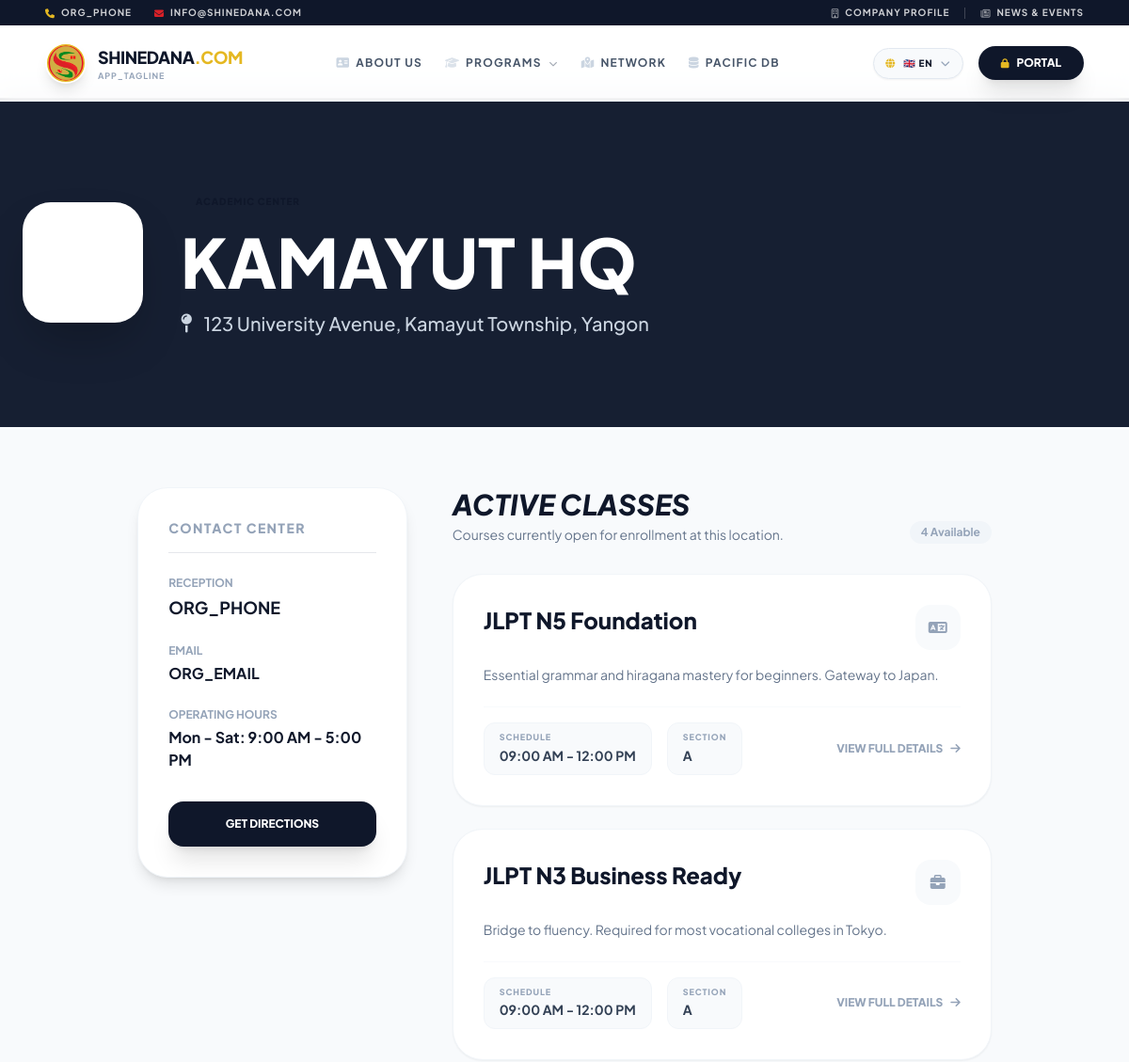
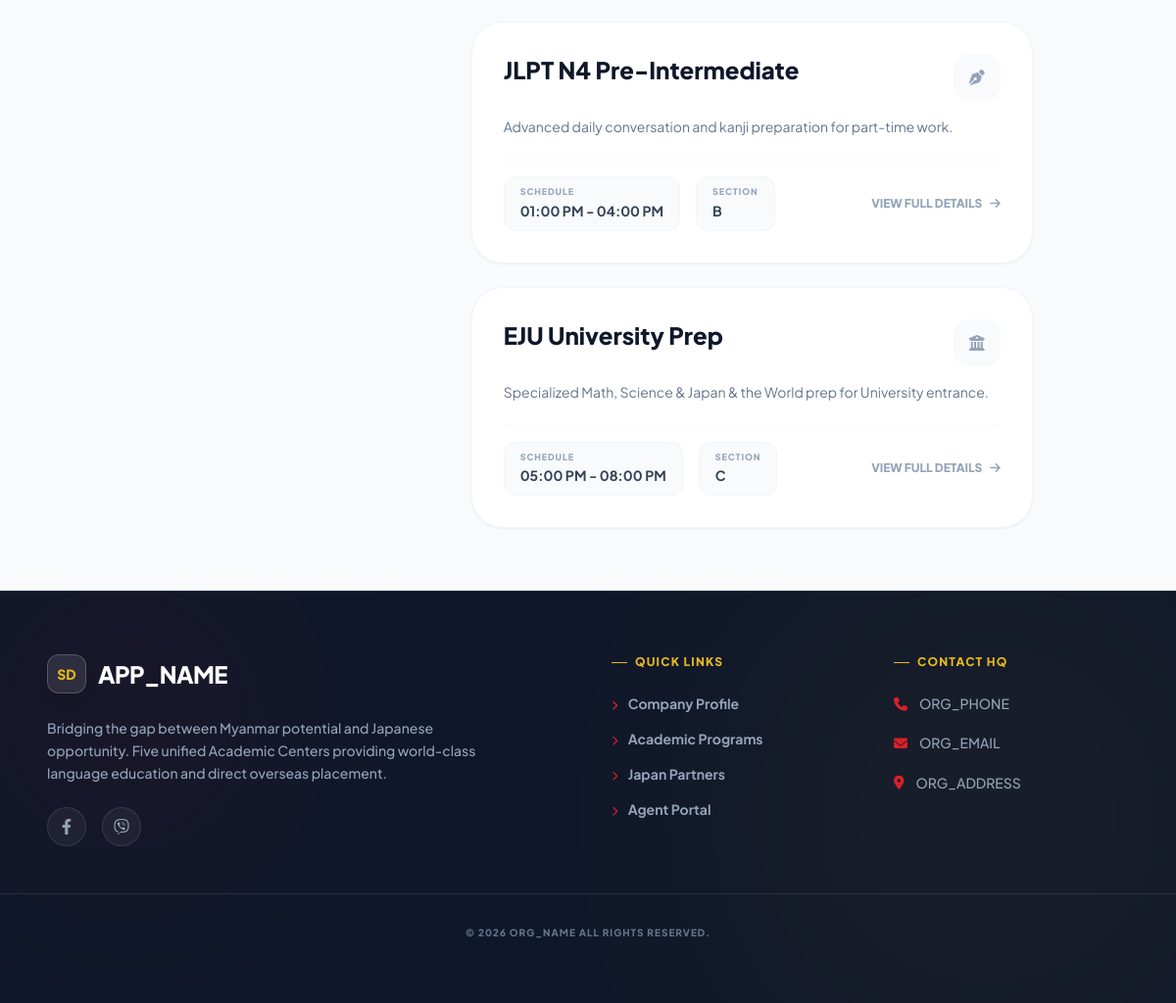
Page /pages/branch_details.php?id=1 on the committed database (2 pictures, top to bottom).
### tables this page shows
CREATE TABLE branches (
    id INT PRIMARY KEY AUTO_INCREMENT,
    name VARCHAR(100) NOT NULL,
    code VARCHAR(10) UNIQUE,
    address TEXT,
    is_active BOOLEAN DEFAULT TRUE,
    created_at TIMESTAMP DEFAULT CURRENT_TIMESTAMP
);

CREATE TABLE class_divisions (
    id INT PRIMARY KEY AUTO_INCREMENT,
    class_name VARCHAR(100) NOT NULL,
    academic_year VARCHAR(20) NOT NULL,
    section VARCHAR(5),
    capacity INT DEFAULT 30,
    start_time TIME,
    end_time TIME,
    shift ENUM('morning', 'evening'),
    description TEXT,
    duration_text VARCHAR(50),
    icon VARCHAR(50) DEFAULT 'fa-solid fa-book',
    status ENUM('active', 'completed', 'archived') DEFAULT 'active',
    created_at TIMESTAMP DEFAULT CURRENT_TIMESTAMP
);

### config/functions.php (called while the page is built, shortened)
<?php
function base_url($path = '') {
    return BASE_URL . ltrim($path, '/');
}
function h($string) {
    return htmlspecialchars($string ?? '', ENT_QUOTES, 'UTF-8');
}
?>

### pages/branch_details.php (the view, shortened to what this page needs)
<?php
require_once '../config/db.php';
require_once '../config/functions.php';
$branch_id = $_GET['id'];
$stmt = $pdo->prepare("SELECT * FROM branches WHERE id = ?");
$stmt->execute([$branch_id]);
$branch = $stmt->fetch();
$sql = "
    SELECT cd.* FROM class_divisions cd
    JOIN class_branch_visibility cbv ON cd.id = cbv.class_id
    WHERE cbv.branch_id = ? AND cbv.is_visible = 1 AND cd.status = 'active'
    ORDER BY cd.start_time ASC
";
$stmt_classes = $pdo->prepare($sql);
$stmt_classes->execute([$branch_id]);
$classes = $stmt_classes->fetchAll();
require_once '../includes/header.php';
?>
<header class="bg-slate-900 text-white relative overflow-hidden py-24 px-6">
    <div class="absolute inset-0 bg-slate-800 opacity-50"></div>
    <div class="absolute -right-20 -top-20 w-96 h-96 bg-gold rounded-full blur-[150px] opacity-20"></div>
    <div class="max-w-6xl mx-auto relative z-10 flex flex-col md:flex-row items-center gap-10">
        <div class="w-32 h-32 bg-white rounded-[30px] flex items-center justify-center text-5xl text-gold shadow-2xl shrink-0">
            <i class="fa-solid fa-building"></i>
        </div>
        <div class="text-center md:text-left">
            <span class="bg-gold text-slate-900 px-4 py-1 rounded-full text-[10px] font-black uppercase tracking-widest mb-4 inline-block">Academic Center</span>
            <h1 class="text-5xl md:text-7xl font-black mb-4 uppercase leading-none"><?= h($branch['name']) ?></h1>
            <p class="text-xl text-slate-300 font-medium flex items-center justify-center md:justify-start gap-3">
                <i class="fa-solid fa-map-pin text-gold"></i> <?= h($branch['address']) ?>
            </p>
        </div>
    </div>
</header>
<main class="max-w-6xl mx-auto px-6 py-16">
    <div class="flex flex-col md:flex-row gap-12">
        <div class="md:w-1/3 space-y-8">
            <div class="bg-white p-8 rounded-[32px] shadow-lg border border-slate-100 sticky top-24">
                <h3 class="font-black uppercase text-sm text-slate-400 tracking-widest mb-6 border-b pb-4">Contact Center</h3>
                <ul class="space-y-6">
                    <li>
                        <div class="text-xs font-bold text-slate-400 uppercase mb-1">Reception</div>
                        <div class="font-bold text-slate-900 text-lg"><?= ORG_PHONE ?></div>
                    </li>
                    <li>
                        <div class="text-xs font-bold text-slate-400 uppercase mb-1">Email</div>
                        <div class="font-bold text-slate-900"><?= ORG_EMAIL ?></div>
                    </li>
                    <li>
                        <div class="text-xs font-bold text-slate-400 uppercase mb-1">Operating Hours</div>
                        <div class="font-bold text-slate-900">Mon - Sat: 9:00 AM - 5:00 PM</div>
                    </li>
                </ul>
                <a href="https://maps.google.com/?q=<?= urlencode($branch['address']) ?>" target="_blank" class="block w-full bg-slate-900 text-white text-center py-4 rounded-2xl font-black text-xs uppercase mt-8 hover:bg-gold hover:text-slate-900 transition shadow-xl">
                    Get Directions
                </a>
            </div>
        </div>
        <div class="md:w-2/3">
            <div class="flex items-end justify-between mb-8">
                <div>
                    <h2 class="text-3xl font-black italic text-slate-900 uppercase">Active Classes</h2>
                    <p class="text-slate-500 text-sm mt-1">Courses currently open for enrollment at this location.</p>
                </div>
                <span class="text-xs font-bold text-slate-400 bg-slate-100 px-3 py-1 rounded-full"><?= count($classes) ?> Available</span>
            </div>
            <?php if(count($classes) > 0): ?>
                <div class="grid gap-6">
                    <?php foreach($classes as $cls): ?>
                    <div class="bg-white p-8 rounded-[32px] border border-slate-100 hover:border-gold transition shadow-sm hover:shadow-xl group relative overflow-hidden">
                        <div class="absolute top-0 right-0 w-32 h-32 bg-gold/5 rounded-bl-[100px] pointer-events-none"></div>
                        <div class="flex justify-between items-start mb-4 relative z-10">
                            <h3 class="text-2xl font-black text-slate-900 group-hover:text-gold transition"><?= h($cls['class_name']) ?></h3>
                            <div class="w-12 h-12 bg-slate-50 rounded-2xl flex items-center justify-center text-slate-400 group-hover:bg-gold group-hover:text-slate-900 transition">
                                <i class="<?= h($cls['icon']) ?>"></i>
                            </div>
                        </div>
                        <p class="text-sm text-slate-500 mb-6 line-clamp-2"><?= h($cls['description']) ?></p>
                        <div class="flex flex-wrap gap-4 pt-4 border-t border-slate-50">
                            <div class="bg-slate-50 px-4 py-2 rounded-xl border border-slate-100">
                                <span class="block text-[9px] font-black uppercase text-slate-400 tracking-widest">Schedule</span>
                                <span class="font-bold text-sm text-slate-700">
                                    <?= date('h:i A', strtotime($cls['start_time'])) ?> - <?= date('h:i A', strtotime($cls['end_time'])) ?>
                                </span>
                            </div>
                            <div class="bg-slate-50 px-4 py-2 rounded-xl border border-slate-100">
                                <span class="block text-[9px] font-black uppercase text-slate-400 tracking-widest">Section</span>
                                <span class="font-bold text-sm text-slate-700"><?= h($cls['section']) ?></span>
                            </div>
                            <div class="ml-auto flex items-center">
                                <a href="<?= base_url('index.php?route=pages/class_details&name=' . urlencode($cls['class_name'])) ?>" class="text-xs font-black uppercase text-slate-400 hover:text-gold transition flex items-center gap-2">
                                    View Full Details <i class="fa-solid fa-arrow-right"></i>
                                </a>
                            </div>
                        </div>
                    </div>
                    <?php endforeach; ?>
                </div>
            <?php endif; ?>
        </div>
    </div>
</main>
<?php require_once '../includes/footer.php'; ?>

### assets/css/style.css (style rules this page uses)
:root { --brand-gold: #E5B822; --brand-red: #D92128; --brand-red-light: #fca5a5; --slate-900: #0f172a; --slate-800: #1e293b; --slate-50: #f8fafc; }
html { scroll-behavior: smooth; -webkit-tap-highlight-color: transparent; }
body { font-family: 'Plus Jakarta Sans', 'Noto Sans Myanmar', sans-serif; background-color: var(--slate-50); overflow-x: hidden; color: var(--slate-900); }
h1 { font-size: clamp(1.75rem, 5vw, 3.75rem); line-height: 1.1; }
h2 { font-size: clamp(1.5rem, 4vw, 3rem); line-height: 1.2; }
h3 { font-size: clamp(1.25rem, 3vw, 2.25rem); line-height: 1.3; }
body { top: 0 !important; }

### includes/header.php (style rules this page uses)
:root { --brand-gold: #E5B822; --brand-red: #D92128; --slate-900: #0f172a; }
body { font-family: 'Plus Jakarta Sans', 'Noto Sans Myanmar', sans-serif; background: #f8fafc; }
body { top: 0 !important; }

### rows in the picture
branches: name "KAMAYUT HQ", address "123 University Avenue, Kamayut Township, Yangon"
class_divisions: class_name "JLPT N5 Foundation", description "Essential grammar and hiragana mastery for beginners. Gateway to Japan.", start_time "09:00 AM", end_time "12:00 PM", section "A"
class_divisions: class_name "JLPT N3 Business Ready", description "Bridge to fluency. Required for most vocational colleges in Tokyo.", start_time "09:00 AM", end_time "12:00 PM", section "A"
class_divisions: class_name "JLPT N4 Pre-Intermediate", description "Advanced daily conversation and kanji preparation for part-time work.", start_time "01:00 PM", end_time "04:00 PM", section "B"
class_divisions: class_name "EJU University Prep", description "Specialized Math, Science & Japan & the World prep for University entrance.", start_time "05:00 PM", end_time "08:00 PM", section "C"

### other values in the picture
ORG_PHONE "ORG_PHONE"
APP_TAGLINE "APP_TAGLINE"
ORG_EMAIL "ORG_EMAIL"
count($classes) "4"
APP_NAME "APP_NAME"
ORG_ADDRESS "ORG_ADDRESS"
ORG_NAME "ORG_NAME"
